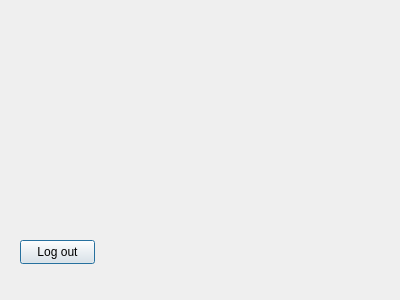
<?xml version="1.0" encoding="UTF-8"?>
<ui version="4.0">
 <class>Welcome</class>
 <widget class="QDialog" name="Welcome">
  <property name="geometry">
   <rect>
    <x>0</x>
    <y>0</y>
    <width>400</width>
    <height>300</height>
   </rect>
  </property>
  <property name="windowTitle">
   <string>Dialog</string>
  </property>
  <widget class="QPushButton" name="pushButton">
   <property name="geometry">
    <rect>
     <x>20</x>
     <y>240</y>
     <width>75</width>
     <height>24</height>
    </rect>
   </property>
   <property name="text">
    <string>Log out</string>
   </property>
  </widget>
  <widget class="QLabel" name="image">
   <property name="geometry">
    <rect>
     <x>170</x>
     <y>80</y>
     <width>49</width>
     <height>16</height>
    </rect>
   </property>
   <property name="text">
    <string/>
   </property>
  </widget>
  <widget class="QLabel" name="Hello">
   <property name="geometry">
    <rect>
     <x>30</x>
     <y>20</y>
     <width>211</width>
     <height>31</height>
    </rect>
   </property>
   <property name="text">
    <string/>
   </property>
  </widget>
 </widget>
 <resources/>
 <connections/>
</ui>
